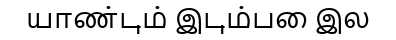
#> input picture data/synthetic/clean/SYNTH_TEST_00187_clean.png, 396 x 40 px; its folder holds only this picture in this run
$ python -i palmleaf_degradation.py   (imports and definitions only)
#> lines starting #> are read from the running program, lines starting #| are printed output that depends on the picture
"""
Physics-Inspired Tamil Palm-Leaf Manuscript Degradation Engine
Stage 7 Synthetic Data Engine

Implements modular, reproducible physical degradation operations:
- Fibrous horizontal leaf striations & ochre grain
- Uneven multi-pole illumination gradients
- Fine scratches, stylus incisions & cracks
- Stroke fading, ink erosion & localized thinning
- Speckles, mold spots & insect damage
- Gaussian/motion blur & sensor noise
- Micro-rotations & perspective skew
"""

import math
import numpy as np
import cv2
from PIL import Image
from typing import Dict, Any, Tuple, Optional


def apply_fibrous_background_texture(
    img_np: np.ndarray,
    strength: float = 0.35,
    bg_color: Tuple[int, int, int] = (215, 195, 160),
    rng: Optional[np.random.RandomState] = None
) -> np.ndarray:
    """
    Simulates horizontal dried palm-leaf fiber striations and natural brownish-ochre hue.
    """
    if rng is None:
        rng = np.random.RandomState()

    h, w, c = img_np.shape

    # 1. Base leaf color tint
    base_tint = np.array(bg_color, dtype=np.float32)

    # 2. Generate 1D horizontal fiber pattern (stronger along x-axis rows)
    row_frequencies = rng.uniform(0.85, 1.15, size=(h, 1))
    # Add high-frequency noise for individual striations
    striations = rng.normal(0, 8.0 * strength, size=(h, w)).astype(np.float32)
    fiber_map = (row_frequencies * 255.0 + striations) / 255.0
    fiber_map = np.clip(fiber_map, 0.70, 1.30)

    # Expand to 3 channels
    fiber_3d = np.repeat(fiber_map[:, :, np.newaxis], 3, axis=2)

    # Create background texture
    bg_textured = base_tint * fiber_3d
    bg_textured = np.clip(bg_textured, 0, 255).astype(np.float32)

    # 3. Blend foreground ink strokes with background texture
    # Clean text has dark ink (< 100 intensity) on white background (> 200 intensity)
    gray = cv2.cvtColor(img_np, cv2.COLOR_RGB2GRAY)
    ink_mask = (1.0 - (gray / 255.0))[:, :, np.newaxis]  # 1.0 for dark ink, 0.0 for white bg

    # Dark incised ink color
    ink_color = np.array([38, 30, 24], dtype=np.float32)

    # Composite: where ink exists, blend ink with slight texture; where background, use bg_textured
    blended = (1.0 - ink_mask) * bg_textured + ink_mask * (ink_color * fiber_3d * 0.9)
    return np.clip(blended, 0, 255).astype(np.uint8)


def apply_uneven_illumination(
    img_np: np.ndarray,
    strength: float = 0.25,
    rng: Optional[np.random.RandomState] = None
) -> np.ndarray:
    """
    Simulates non-uniform lighting gradients, shadow falloff, and vignetting across the leaf.
    """
    if rng is None:
        rng = np.random.RandomState()

    h, w, c = img_np.shape

    # Linear gradient across width (left-to-right or right-to-left)
    grad_type = rng.choice(["linear_x", "linear_y", "radial", "bilateral"])

    if grad_type == "linear_x":
        x_start = rng.uniform(1.0 - strength, 1.0 + strength)
        x_end = rng.uniform(1.0 - strength, 1.0 + strength)
        grad_1d = np.linspace(x_start, x_end, w)
        grad_map = np.tile(grad_1d, (h, 1))
    elif grad_type == "radial":
        cx = rng.uniform(0.2 * w, 0.8 * w)
        cy = rng.uniform(0.2 * h, 0.8 * h)
        y, x = np.ogrid[:h, :w]
        dist = np.sqrt(((x - cx) / w)**2 + ((y - cy) / h)**2)
        grad_map = 1.0 - (dist * strength * 1.5)
    else:
        # Default smooth bilinear gradient
        corners = rng.uniform(1.0 - strength, 1.0 + strength, size=(2, 2))
        grad_map = cv2.resize(corners, (w, h), interpolation=cv2.INTER_CUBIC)

    grad_map = np.clip(grad_map, 0.40, 1.60)[:, :, np.newaxis]
    degraded = img_np.astype(np.float32) * grad_map
    return np.clip(degraded, 0, 255).astype(np.uint8)


def apply_stroke_fading_erosion(
    img_np: np.ndarray,
    erosion_iters: int = 1,
    prob: float = 0.5,
    rng: Optional[np.random.RandomState] = None
) -> np.ndarray:
    """
    Simulates stroke ink erosion, flaking, and thinning from ancient stylus incisions.
    """
    if rng is None:
        rng = np.random.RandomState()

    if rng.uniform(0, 1) > prob:
        return img_np

    # Morphological dilation on inverted image (which erodes dark foreground text)
    kernel_size = rng.choice([2, 3])
    kernel = cv2.getStructuringElement(cv2.MORPH_ELLIPSE, (kernel_size, kernel_size))

    # Lighten ink strokes locally
    eroded = cv2.dilate(img_np, kernel, iterations=erosion_iters)

    # Random alpha blend between original and eroded
    alpha = rng.uniform(0.4, 0.85)
    result = cv2.addWeighted(img_np, 1 - alpha, eroded, alpha, 0)
    return result


def apply_scratches_and_cracks(
    img_np: np.ndarray,
    count: int = 5,
    length_range: Tuple[int, int] = (30, 150),
    intensity: float = 0.4,
    rng: Optional[np.random.RandomState] = None
) -> np.ndarray:
    """
    Renders realistic longitudinal and diagonal hairline scratches and palm-leaf splits.
    """
    if rng is None:
        rng = np.random.RandomState()

    h, w, c = img_np.shape
    scratch_layer = img_np.copy()

    for _ in range(count):
        x1 = rng.randint(0, w)
        y1 = rng.randint(0, h)
        length = rng.randint(length_range[0], length_range[1])
        angle = rng.uniform(-15.0, 15.0) * (math.pi / 180.0)  # Mostly horizontal along grain

        x2 = int(x1 + length * math.cos(angle))
        y2 = int(y1 + length * math.sin(angle))

        thickness = rng.choice([1, 2], p=[0.8, 0.2])
        scratch_color = rng.choice([20, 50, 180]) # Dark ink crack or light fiber scratch
        color = (int(scratch_color), int(scratch_color * 0.9), int(scratch_color * 0.8))

        cv2.line(scratch_layer, (x1, y1), (x2, y2), color, thickness=thickness, lineType=cv2.LINE_AA)

    alpha = np.clip(intensity, 0.1, 0.9)
    result = cv2.addWeighted(img_np, 1 - alpha, scratch_layer, alpha, 0)
    return result


def apply_speckles_and_blotches(
    img_np: np.ndarray,
    count: int = 10,
    radius_range: Tuple[int, int] = (1, 3),
    rng: Optional[np.random.RandomState] = None
) -> np.ndarray:
    """
    Renders speckle stains, ink splatter spots, and age blemishes.
    """
    if rng is None:
        rng = np.random.RandomState()

    h, w, c = img_np.shape
    out = img_np.copy()

    for _ in range(count):
        cx = rng.randint(0, w)
        cy = rng.randint(0, h)
        r = rng.randint(radius_range[0], radius_range[1] + 1)

        # Dark spot or faded yellowish stain
        spot_color = rng.choice([30, 60, 160])
        color = (int(spot_color), int(spot_color * 0.9), int(spot_color * 0.8))

        cv2.circle(out, (cx, cy), r, color, -1, lineType=cv2.LINE_AA)

    return out


def apply_blur_and_noise(
    img_np: np.ndarray,
    gaussian_sigma: float = 0.8,
    noise_std: float = 8.0,
    motion_blur_len: int = 0,
    rng: Optional[np.random.RandomState] = None
) -> np.ndarray:
    """
    Applies camera optical blur, slight motion blur, and sensor Gaussian noise.
    """
    if rng is None:
        rng = np.random.RandomState()

    out = img_np.astype(np.float32)

    # 1. Motion blur if enabled
    if motion_blur_len > 1:
        kernel = np.zeros((motion_blur_len, motion_blur_len))
        kernel[int((motion_blur_len - 1) / 2), :] = np.ones(motion_blur_len)
        kernel = kernel / motion_blur_len
        out = cv2.filter2D(out, -1, kernel)

    # 2. Gaussian blur
    if gaussian_sigma > 0.1:
        ksize = int(math.ceil(gaussian_sigma * 3)) * 2 + 1
        out = cv2.GaussianBlur(out, (ksize, ksize), gaussian_sigma)

    # 3. Additive Gaussian noise
    if noise_std > 0.5:
        noise = rng.normal(0, noise_std, size=out.shape).astype(np.float32)
        out = out + noise

    return np.clip(out, 0, 255).astype(np.uint8)


def apply_geometric_distortions(
    img_np: np.ndarray,
    rotation_deg: float = 0.5,
    shear_factor: float = 0.01,
    rng: Optional[np.random.RandomState] = None
) -> np.ndarray:
    """
    Applies subtle physical page tilt and affine shear.
    """
    h, w = img_np.shape[:2]
    center = (w // 2, h // 2)

    # Rotation matrix
    rot_mat = cv2.getRotationMatrix2D(center, rotation_deg, 1.0)

    # Add affine shear to matrix
    rot_mat[0, 1] += shear_factor

    # Apply affine transform with edge replication
    transformed = cv2.warpAffine(
        img_np,
        rot_mat,
        (w, h),
        flags=cv2.INTER_LINEAR,
        borderMode=cv2.BORDER_REPLICATE
    )
    return transformed


def apply_contrast_and_brightness(
    img_np: np.ndarray,
    contrast: float = 0.85,
    brightness: float = 1.0
) -> np.ndarray:
    """
    Adjusts global contrast and mean luminance.
    """
    out = img_np.astype(np.float32)
    # Scale contrast around 128 midpoint
    out = (out - 128.0) * contrast + 128.0
    # Apply brightness factor
    out = out * brightness
    return np.clip(out, 0, 255).astype(np.uint8)


def degrade_palmleaf_image(
    clean_pil_img: Image.Image,
    preset: str = "MEDIUM",
    preset_cfg: Optional[Dict[str, Any]] = None,
    seed: Optional[int] = None
) -> Tuple[Image.Image, Dict[str, Any]]:
    """
    Master degradation pipeline:
    Applies the full physics-inspired degradation sequence deterministically.

    Returns:
        (Degraded PIL Image, degradation_parameters_dict)
    """
    rng = np.random.RandomState(seed if seed is not None else 42)
    img_np = np.array(clean_pil_img.convert("RGB"))

    # Preset defaults if config not supplied
    preset = preset.upper()

    # 1. Parameter sampling based on preset
    if preset == "LIGHT":
        tex_strength = rng.uniform(0.15, 0.25)
        illum_strength = rng.uniform(0.08, 0.18)
        contrast = rng.uniform(0.85, 1.05)
        brightness = rng.uniform(0.92, 1.08)
        g_sigma = rng.uniform(0.3, 0.7)
        noise_std = rng.uniform(2.0, 5.0)
        scratch_cnt = rng.randint(1, 4)
        speckle_cnt = rng.randint(2, 6)
        rot_deg = rng.uniform(-0.8, 0.8)
        fading = False
    elif preset == "HEAVY":
        tex_strength = rng.uniform(0.40, 0.65)
        illum_strength = rng.uniform(0.30, 0.55)
        contrast = rng.uniform(0.60, 0.85)
        brightness = rng.uniform(0.75, 1.25)
        g_sigma = rng.uniform(0.8, 1.6)
        noise_std = rng.uniform(10.0, 20.0)
        scratch_cnt = rng.randint(6, 15)
        speckle_cnt = rng.randint(12, 30)
        rot_deg = rng.uniform(-2.0, 2.0)
        fading = True
    elif preset == "EXTREME":
        tex_strength = rng.uniform(0.60, 0.85)
        illum_strength = rng.uniform(0.45, 0.75)
        contrast = rng.uniform(0.45, 0.70)
        brightness = rng.uniform(0.65, 1.35)
        g_sigma = rng.uniform(1.2, 2.0)
        noise_std = rng.uniform(16.0, 28.0)
        scratch_cnt = rng.randint(12, 25)
        speckle_cnt = rng.randint(25, 50)
        rot_deg = rng.uniform(-2.8, 2.8)
        fading = True
    else:  # MEDIUM (Default)
        tex_strength = rng.uniform(0.25, 0.45)
        illum_strength = rng.uniform(0.18, 0.35)
        contrast = rng.uniform(0.70, 0.95)
        brightness = rng.uniform(0.85, 1.15)
        g_sigma = rng.uniform(0.5, 1.1)
        noise_std = rng.uniform(5.0, 12.0)
        scratch_cnt = rng.randint(3, 8)
        speckle_cnt = rng.randint(6, 16)
        rot_deg = rng.uniform(-1.4, 1.4)
        fading = (rng.uniform(0, 1) > 0.5)

    params_record = {
        "preset": preset,
        "seed": seed,
        "texture_strength": round(float(tex_strength), 4),
        "illumination_strength": round(float(illum_strength), 4),
        "contrast_factor": round(float(contrast), 4),
        "brightness_factor": round(float(brightness), 4),
        "gaussian_blur_sigma": round(float(g_sigma), 4),
        "noise_std": round(float(noise_std), 4),
        "scratch_count": int(scratch_cnt),
        "speckle_count": int(speckle_cnt),
        "rotation_deg": round(float(rot_deg), 4),
        "stroke_fading_applied": fading
    }

    # 2. Sequential Application of Physics-Based Operators
    # Step A: Fibrous background texture synthesis
    out = apply_fibrous_background_texture(img_np, strength=tex_strength, rng=rng)

    # Step B: Stroke fading / ink flaking
    if fading:
        out = apply_stroke_fading_erosion(out, erosion_iters=1, prob=1.0, rng=rng)

    # Step C: Stylus scratches and hairline cracks
    out = apply_scratches_and_cracks(out, count=scratch_cnt, intensity=tex_strength, rng=rng)

    # Step D: Speckles & blemishes
    out = apply_speckles_and_blotches(out, count=speckle_cnt, rng=rng)

    # Step E: Uneven illumination gradient
    out = apply_uneven_illumination(out, strength=illum_strength, rng=rng)

    # Step F: Optical blur & noise
    out = apply_blur_and_noise(out, gaussian_sigma=g_sigma, noise_std=noise_std, rng=rng)

    # Step G: Geometric rotation and tilt
    out = apply_geometric_distortions(out, rotation_deg=rot_deg, rng=rng)

    # Step H: Contrast and brightness tuning
    out = apply_contrast_and_brightness(out, contrast=contrast, brightness=brightness)

    degraded_pil = Image.fromarray(out)
    return degraded_pil, params_record

>>> from PIL import Image
>>> picture = Image.open('../../data/synthetic/clean/SYNTH_TEST_00187_clean.png')
#> picture is the input picture: PIL image 396x40 RGB; min 0, max 255, mean 223
>>> result = degrade_palmleaf_image(picture)
#> in apply_fibrous_background_texture, `ink_mask = (1.0 - (gray / 255.0))[:, :, np.newaxis]`:
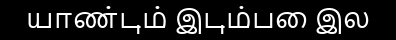
#> ink_mask: shape (40, 396, 1) float64; min 0, max 1, mean 0.125
#> after the loop in apply_scratches_and_cracks, `for _ in range(count):`:
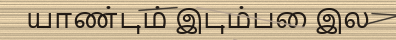
#> scratch_layer: shape (40, 396, 3); mean R, G, B 188.6, 170.5, 139.9
#> after the loop in apply_speckles_and_blotches, `for _ in range(count):`:
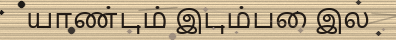
#> out: shape (40, 396, 3); mean R, G, B 187.7, 169.7, 139.2
#> in apply_uneven_illumination, `grad_map = cv2.resize(corners, (w, h), interpolation=cv2.INTER_CUBIC)`:
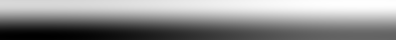
#> grad_map: shape (40, 396) float64; min 0.617, max 1.36, mean 1.03; drawn with min black and max white
#> in apply_uneven_illumination, `degraded = img_np.astype(np.float32) * grad_map`:
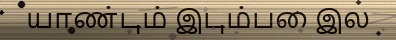
#> degraded: shape (40, 396, 3) float64; mean R, G, B 194.7, 176, 144.4; drawn with min black and max white
#> in apply_blur_and_noise, `out = out + noise`:
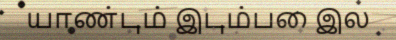
#> out: shape (40, 396, 3) float32; mean R, G, B 186.3, 172.6, 143.8; drawn with min black and max white
#> in apply_geometric_distortions, `rot_mat = cv2.getRotationMatrix2D(center, rotation_deg, 1.0)`: rot_mat = [[1, -0.00813, 0.169], [0.00813, 1, -1.61]]
#> in apply_geometric_distortions, `transformed = cv2.warpAffine( img_np, rot_mat, (w, h), flags=cv2.INTER..`:
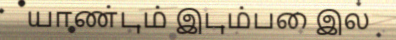
#> transformed: shape (40, 396, 3); mean R, G, B 185.1, 171.6, 143

$ run again, on data/synthetic/clean/SYNTH_TEST_00193_clean.png
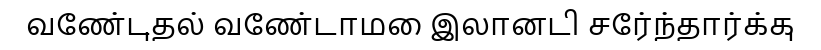
#> input picture data/synthetic/clean/SYNTH_TEST_00193_clean.png, 821 x 50 px
#> picture is the input picture: PIL image 821x50 RGB; min 0, max 255, mean 225.2
#> after the loop in apply_scratches_and_cracks, `for _ in range(count):`:
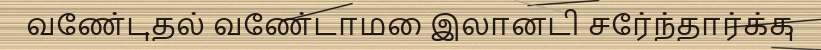
#> scratch_layer: shape (50, 821, 3); mean R, G, B 190.9, 172.6, 141.5
#> rot_mat = [[1, -0.00813, 0.217], [0.00813, 1, -3.33]]
#> in apply_geometric_distortions, `transformed = cv2.warpAffine( img_np, rot_mat, (w, h), flags=cv2.INTER..`:
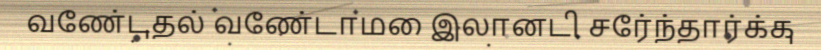
#> transformed: shape (50, 821, 3); mean R, G, B 194.9, 177.2, 145.1

$ run again, on data/synthetic/clean/SYNTH_TEST_00195_clean.png
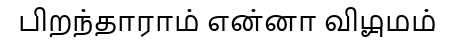
#> input picture data/synthetic/clean/SYNTH_TEST_00195_clean.png, 455 x 44 px
#> picture is the input picture: PIL image 455x44 RGB; min 0, max 255, mean 223.9
#> after the loop in apply_scratches_and_cracks, `for _ in range(count):`:
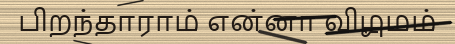
#> scratch_layer: shape (44, 455, 3); mean R, G, B 183.7, 166.1, 136.2
#> rot_mat = [[1, -0.00813, 0.186], [0.00813, 1, -1.84]]
#> in apply_geometric_distortions, `transformed = cv2.warpAffine( img_np, rot_mat, (w, h), flags=cv2.INTER..`:
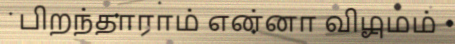
#> transformed: shape (44, 455, 3); mean R, G, B 177.7, 160.7, 131.6
